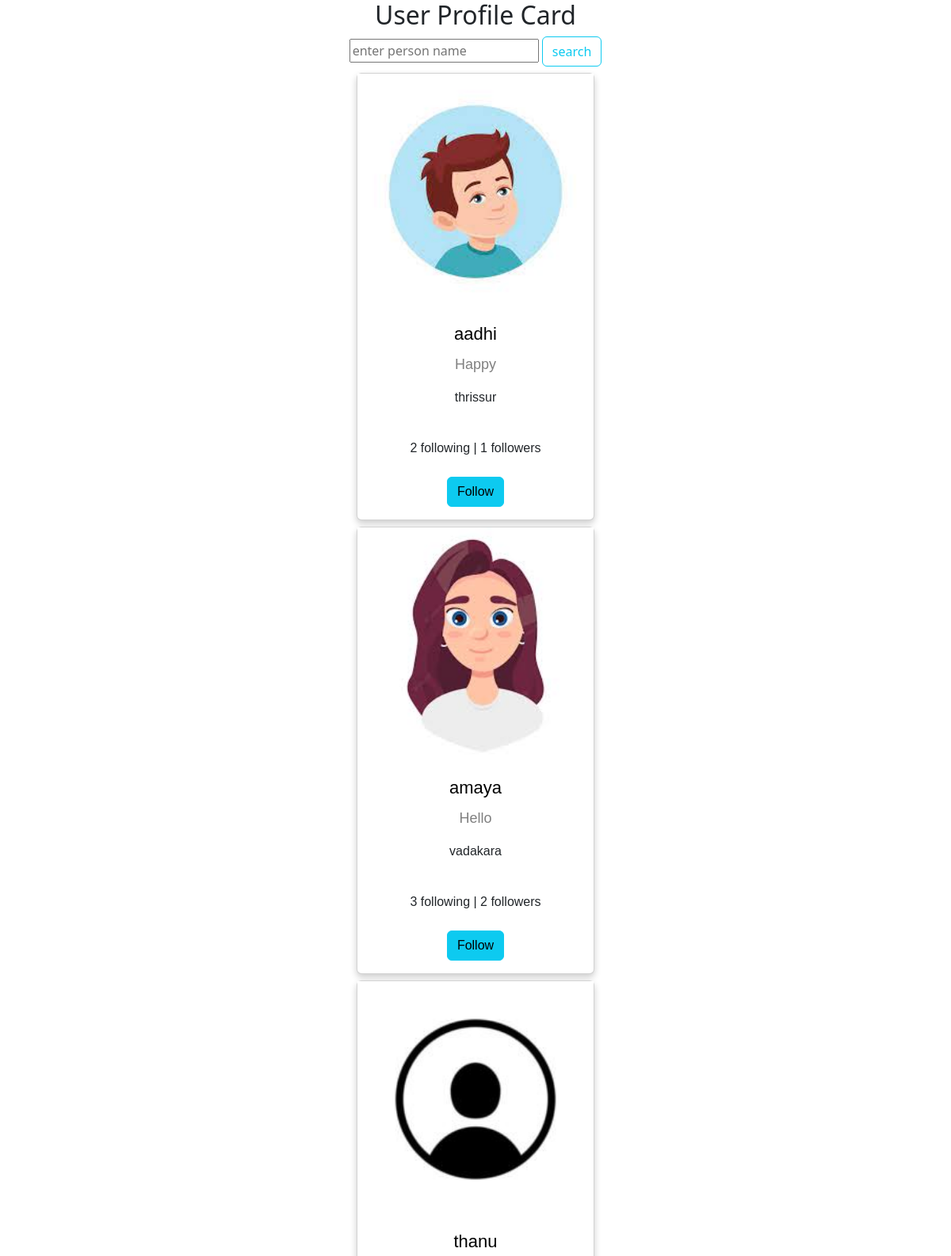
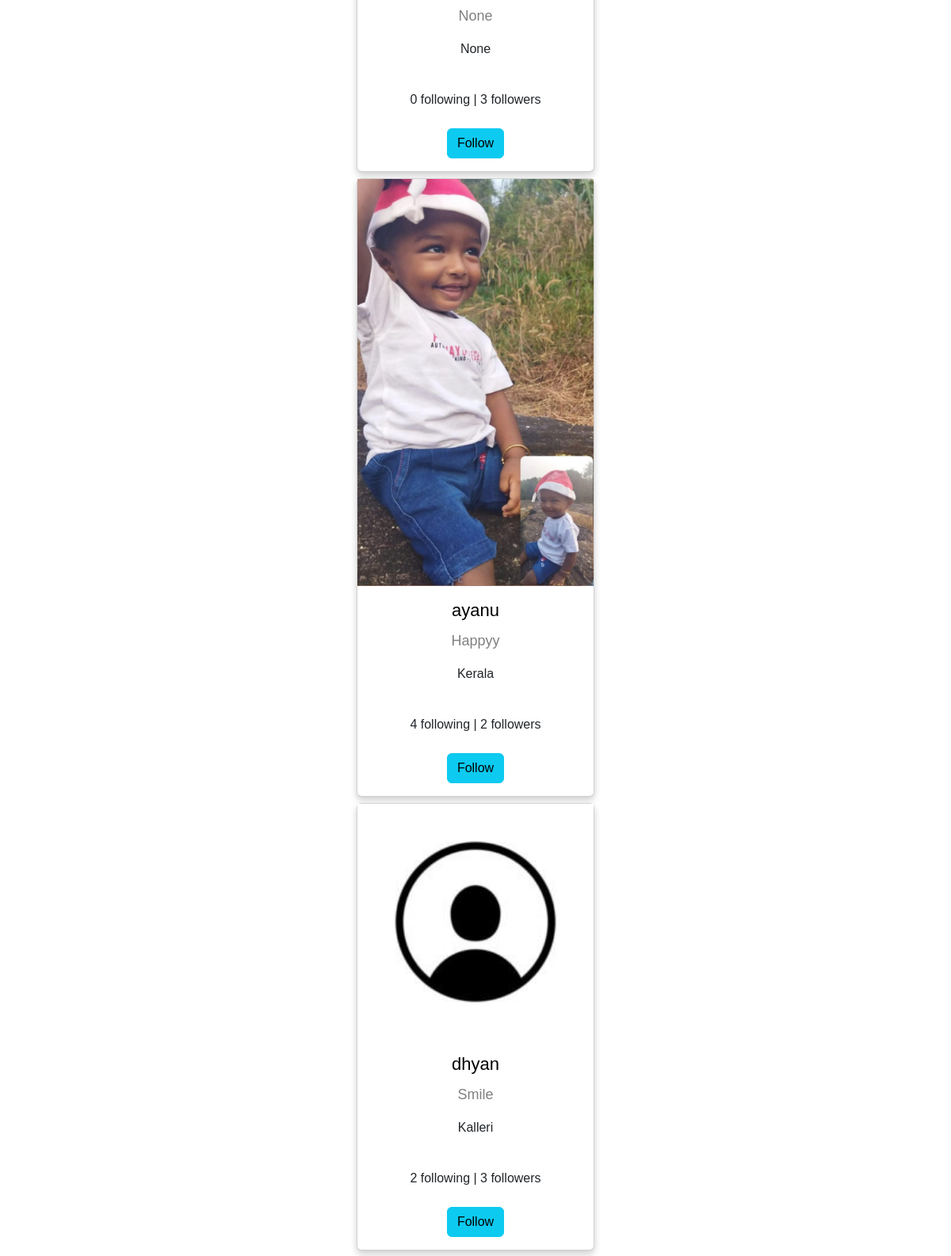
Page /profiles/all/ (signed in, upper part) on the committed database (2 pictures, top to bottom).
### myapp/models.py (models this page shows, shortened)
class UserProfile(models.Model):
    user=models.OneToOneField(User,on_delete=models.CASCADE,related_name="profile")
    profile_pic=models.ImageField(upload_to="profilepics",blank=True,default="/profilepics/default.jpg")
    bio=models.CharField(max_length=200,null=True)
    address=models.CharField(max_length=200,null=True)
    dob=models.DateTimeField(null=True)
    following=models.ManyToManyField("self",related_name="followed_by",symmetrical=False)
    created_date=models.DateTimeField(auto_now_add=True)
    cover_pic=models.ImageField(upload_to="coverpic",default="/profilepics/finsta.jpg",blank=True)
    def __str__(self):
        return self.user.username

### myapp/views.py (the view, shortened to what this page needs)
# urls.py: path('profiles/all/',views.ProfileListView.as_view(),name="profile-list"),
@method_decorator(sign_required,name="dispatch")
class ProfileListView(ListView):
    model=UserProfile
    template_name="profile-list.html"
    context_object_name="profiles"
    def get_queryset(self):
        return UserProfile.objects.exclude(user=self.request.user)

### myapp/views.py (called while the page is built)
def sign_required(fn):
    def wrapper(request,*args,**kwargs):
        if not request.user.is_authenticated:
            messages.error(request,"please login!!!")
            return redirect("signin")
        return fn(request,*args,**kwargs)
    return wrapper

### myapp/templates/profile-list.html (shortened to what this page needs)
<!DOCTYPE html>
<html>
<head>
  <link rel="stylesheet" href="https://cdnjs.cloudflare.com/ajax/libs/font-awesome/4.7.0/css/font-awesome.min.css">
  <link href="https://cdn.jsdelivr.net/npm/bootstrap@5.3.0-alpha3/dist/css/bootstrap.min.css" rel="stylesheet"
>
</head>
<body>
  <h2 style="text-align:center">User Profile Card</h2>
  <form action="" method="post">
    <div class="text-center">
      <input type="text" name="username" placeholder="enter person name">
      <input type="submit" value="search" class="btn btn-outline-info">
    </div>
  </form>
  {%for profile in profiles%}
  <div class="card mt-2">
    <img src="{{profile.profile_pic.url}}" alt="John" style="width:100%">
    <h1><a href="{%url 'profile-detail' profile.id%}">{{profile}}</a></h1>
    <p class="title">{{profile.bio}}</p>
    <p>{{profile.address}}</p>
    <div style="margin: 24px 0;">
      {{profile.following.all.count}} following |
      {{profile.followed_by.count}} followers
    </div>
    <p>
      {%if request.user.profile in profile.followed_by.all%}
      <a href="{%url 'unfollow' profile.id%}" class="btn btn-outline-info">Following</a>
      {%else%}
      <a href="{%url 'follow' profile.id%}" class="btn btn-info">Follow</a>
      {%endif%}
    </p>
  </div>
  {%endfor%}
</body>
</html>

### myapp/templates/profile-list.html (style rules this page uses)
.card { box-shadow: 0 4px 8px 0 rgba(0, 0, 0, 0.2); max-width: 300px; margin: auto; text-align: center; font-family: arial; }
.title { color: grey; font-size: 18px; }
a { text-decoration: none; font-size: 22px; color: black; }

### rows in the picture
UserProfile: profile_pic (picture), user.username "aadhi", bio "Happy", address "thrissur", following.all.count "2", followed_by.count "1", shows "Follow"
UserProfile: profile_pic (picture), user.username "amaya", bio "Hello", address "vadakara", following.all.count "3", followed_by.count "2", shows "Follow"
UserProfile: profile_pic (placeholder picture), user.username "thanu", bio "None", address "None", following.all.count "0", followed_by.count "3", shows "Follow"
UserProfile: profile_pic (picture), user.username "ayanu", bio "Happyy", address "Kerala", following.all.count "4", followed_by.count "2", shows "Follow"
UserProfile: profile_pic (placeholder picture), user.username "dhyan", bio "Smile", address "Kalleri", following.all.count "2", followed_by.count "3", shows "Follow"
